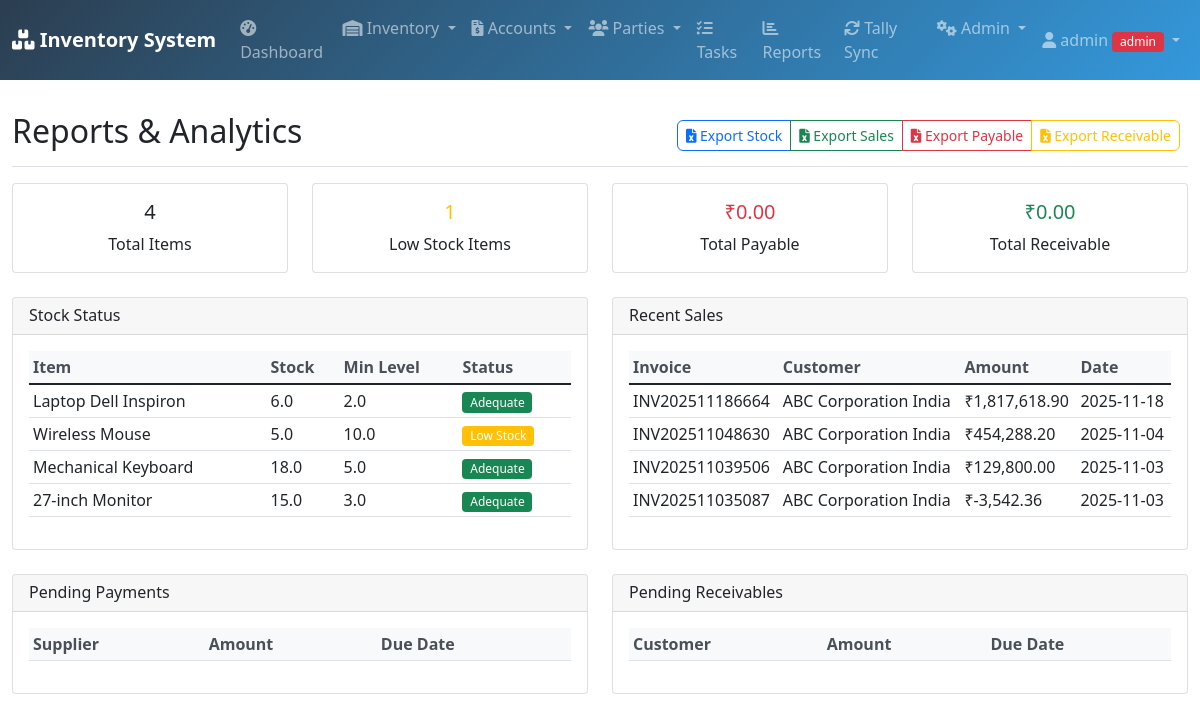
Screenshot of /reports (signed in) with the database file from the repository.
### database.py (models this page shows, shortened)
class User(UserMixin, db.Model):
    id = db.Column(db.Integer, primary_key=True)
    username = db.Column(db.String(80), unique=True, nullable=False)
    password = db.Column(db.String(120), nullable=False)
    role = db.Column(db.String(20), default='user')
    email = db.Column(db.String(120))
    phone = db.Column(db.String(20))
    created_date = db.Column(db.DateTime, default=datetime.utcnow)
    is_active = db.Column(db.Boolean, default=True)

class Item(db.Model):
    id = db.Column(db.Integer, primary_key=True)
    name = db.Column(db.String(100), nullable=False)
    sku = db.Column(db.String(50), unique=True, nullable=False)
    category = db.Column(db.String(50))
    current_stock = db.Column(db.Float, default=0)
    min_stock_level = db.Column(db.Float, default=5)
    cost_price = db.Column(db.Float, nullable=False)
    selling_price = db.Column(db.Float, nullable=False)
    created_date = db.Column(db.DateTime, default=datetime.utcnow)
    tally_synced = db.Column(db.Boolean, default=False)
    tally_guid = db.Column(db.String(100))

class SalesOrder(db.Model):
    id = db.Column(db.Integer, primary_key=True)
    customer_id = db.Column(db.Integer, db.ForeignKey('customer.id'), nullable=False)
    employee_id = db.Column(db.Integer, db.ForeignKey('employee.id'), nullable=False)
    invoice_number = db.Column(db.String(100), unique=True, nullable=False)
    sale_date = db.Column(db.DateTime, default=datetime.utcnow)
    total_amount = db.Column(db.Float, default=0)
    gst_amount = db.Column(db.Float, default=0)
    discount = db.Column(db.Float, default=0)
    status = db.Column(db.String(20), default='pending')
    tally_synced = db.Column(db.Boolean, default=False)
    tally_voucher_no = db.Column(db.String(100))
    customer = db.relationship('Customer', backref='sales_orders')
    employee = db.relationship('Employee', backref='sales')
    items = db.relationship('SaleItem', backref='sales_order', cascade='all, delete-orphan')

class Customer(db.Model):
    id = db.Column(db.Integer, primary_key=True)
    name = db.Column(db.String(100), nullable=False)
    phone = db.Column(db.String(20))
    email = db.Column(db.String(100))
    address = db.Column(db.Text)
    gst_number = db.Column(db.String(50))
    credit_limit = db.Column(db.Float, default=0)
    tally_synced = db.Column(db.Boolean, default=False)
    tally_guid = db.Column(db.String(100))

### app.py (the view)
@app.route('/reports')
@login_required
def reports():
    try:
        stock_status = Item.query.all()
        payable_report = AccountsPayable.query.all()
        receivable_report = AccountsReceivable.query.all()
        sales_report = SalesOrder.query.order_by(SalesOrder.sale_date.desc()).limit(10).all()
        tasks_report = WorkerTask.query.order_by(WorkerTask.assigned_date.desc()).limit(10).all()
        total_items = Item.query.count()
        low_stock_count = StockAlert.query.filter_by(resolved=False).count()
        total_payable = db.session.query(db.func.sum(AccountsPayable.amount)).filter_by(status='pending').scalar() or 0
        total_receivable = db.session.query(db.func.sum(AccountsReceivable.amount)).filter_by(status='pending').scalar() or 0
        return render_template('reports.html',
                             stock_status=stock_status,
                             payable_report=payable_report,
                             receivable_report=receivable_report,
                             sales_report=sales_report,
                             tasks_report=tasks_report,
                             total_items=total_items,
                             low_stock_count=low_stock_count,
                             total_payable=total_payable,
                             total_receivable=total_receivable,
                             format_currency=format_currency)
    except Exception as e:
        flash(f'Error loading reports: {str(e)}', 'danger')
        return render_template('reports.html',
                             stock_status=[],
                             payable_report=[],
                             receivable_report=[],
                             sales_report=[],
                             tasks_report=[],
                             total_items=0,
                             low_stock_count=0,
                             total_payable=0,
                             total_receivable=0,
                             format_currency=format_currency)

### app.py (called while the page is built)
@login_manager.user_loader
def load_user(user_id):
    return User.query.get(int(user_id))

def format_currency(amount):
    return f"₹{amount:,.2f}"

### templates/reports.html (shortened to what this page needs)
{% extends "base.html" %}
{% block content %}
<div class="d-flex justify-content-between flex-wrap flex-md-nowrap align-items-center pt-3 pb-2 mb-3 border-bottom">
    <h1 class="h2">Reports & Analytics</h1>
    <div class="btn-toolbar mb-2 mb-md-0">
        <div class="btn-group me-2">
            <a href="{{ url_for('export_excel', report_type='stock') }}" class="btn btn-sm btn-outline-primary">
                <i class="fas fa-file-excel"></i> Export Stock
            </a>
            <a href="{{ url_for('export_excel', report_type='sales') }}" class="btn btn-sm btn-outline-success">
                <i class="fas fa-file-excel"></i> Export Sales
            </a>
            <a href="{{ url_for('export_excel', report_type='payable') }}" class="btn btn-sm btn-outline-danger">
                <i class="fas fa-file-excel"></i> Export Payable
            </a>
            <a href="{{ url_for('export_excel', report_type='receivable') }}" class="btn btn-sm btn-outline-warning">
                <i class="fas fa-file-excel"></i> Export Receivable
            </a>
        </div>
    </div>
</div>
<div class="row mb-4">
    <div class="col-md-3">
        <div class="card text-center">
            <div class="card-body">
                <h5 class="card-title">{{ total_items }}</h5>
                <p class="card-text">Total Items</p>
            </div>
        </div>
    </div>
    <div class="col-md-3">
        <div class="card text-center">
            <div class="card-body">
                <h5 class="card-title text-warning">{{ low_stock_count }}</h5>
                <p class="card-text">Low Stock Items</p>
            </div>
        </div>
    </div>
    <div class="col-md-3">
        <div class="card text-center">
            <div class="card-body">
                <h5 class="card-title text-danger">{{ format_currency(total_payable) }}</h5>
                <p class="card-text">Total Payable</p>
            </div>
        </div>
    </div>
    <div class="col-md-3">
        <div class="card text-center">
            <div class="card-body">
                <h5 class="card-title text-success">{{ format_currency(total_receivable) }}</h5>
                <p class="card-text">Total Receivable</p>
            </div>
        </div>
    </div>
</div>
<div class="row">
    <div class="col-md-6">
        <div class="card">
            <div class="card-header">
                <h6 class="card-title mb-0">Stock Status</h6>
            </div>
            <div class="card-body">
                <div class="table-responsive">
                    <table class="table table-sm">
                        <thead>
                            <tr>
                                <th>Item</th>
                                <th>Stock</th>
                                <th>Min Level</th>
                                <th>Status</th>
                            </tr>
                        </thead>
                        <tbody>
                            {% for item in stock_status %}
                            <tr>
                                <td>{{ item.name }}</td>
                                <td>{{ item.current_stock }}</td>
                                <td>{{ item.min_stock_level }}</td>
                                <td>
                                    <span class="badge bg-{% if item.current_stock <= 0 %}danger{% elif item.current_stock <= item.min_stock_level %}warning{% else %}success{% endif %}">
                                        {% if item.current_stock <= 0 %}Out of Stock{% elif item.current_stock <= item.min_stock_level %}Low Stock{% else %}Adequate{% endif %}
                                    </span>
                                </td>
                            </tr>
                            {% endfor %}
                        </tbody>
                    </table>
                </div>
            </div>
        </div>
    </div>
    <div class="col-md-6">
        <div class="card">
            <div class="card-header">
                <h6 class="card-title mb-0">Recent Sales</h6>
            </div>
            <div class="card-body">
                <div class="table-responsive">
                    <table class="table table-sm">
                        <thead>
                            <tr>
                                <th>Invoice</th>
                                <th>Customer</th>
                                <th>Amount</th>
                                <th>Date</th>
                            </tr>
                        </thead>
                        <tbody>
                            {% for sale in sales_report %}
                            <tr>
                                <td>{{ sale.invoice_number }}</td>
                                <td>{{ sale.customer.name if sale.customer else 'N/A' }}</td>
                                <td>{{ format_currency(sale.total_amount) }}</td>
                                <td>{{ sale.sale_date.strftime('%Y-%m-%d') if sale.sale_date else 'N/A' }}</td>
                            </tr>
                            {% endfor %}
                        </tbody>
                    </table>
                </div>
            </div>
        </div>
    </div>
</div>
<div class="row mt-4">
    <div class="col-md-6">
        <div class="card">
            <div class="card-header">
                <h6 class="card-title mb-0">Pending Payments</h6>
            </div>
            <div class="card-body">
                <div class="table-responsive">
                    <table class="table table-sm">
                        <thead>
                            <tr>
                                <th>Supplier</th>
                                <th>Amount</th>
                                <th>Due Date</th>
                            </tr>
                        </thead>
                    </table>
                </div>
            </div>
        </div>
    </div>
    <div class="col-md-6">
        <div class="card">
            <div class="card-header">
                <h6 class="card-title mb-0">Pending Receivables</h6>
            </div>
            <div class="card-body">
                <div class="table-responsive">
                    <table class="table table-sm">
                        <thead>
                            <tr>
                                <th>Customer</th>
                                <th>Amount</th>
                                <th>Due Date</th>
                            </tr>
                        </thead>
                    </table>
                </div>
            </div>
        </div>
    </div>
</div>
{% endblock %}

### templates/base.html (shortened to what this page needs)
<!DOCTYPE html>
<html lang="en">
<head>
    <link href="https://cdn.jsdelivr.net/npm/bootstrap@5.1.3/dist/css/bootstrap.min.css" rel="stylesheet">
    <link href="https://cdnjs.cloudflare.com/ajax/libs/font-awesome/6.0.0/css/all.min.css" rel="stylesheet">
    <link href="{{ url_for('static', filename='style.css') }}" rel="stylesheet">
</head>
<body>
    <nav class="navbar navbar-expand-lg navbar-dark bg-dark">
        <div class="container-fluid">
            <a class="navbar-brand" href="{{ url_for('dashboard') }}">
                <i class="fas fa-boxes"></i> Inventory System
            </a>
            <div class="collapse navbar-collapse" id="navbarNav">
                <ul class="navbar-nav me-auto">
                    {% if current_user.is_authenticated %}
                    <li class="nav-item">
                        <a class="nav-link" href="{{ url_for('dashboard') }}">
                            <i class="fas fa-tachometer-alt"></i> Dashboard
                        </a>
                    </li>
                    <li class="nav-item dropdown">
                        <a class="nav-link dropdown-toggle" href="#" id="inventoryDropdown" role="button" data-bs-toggle="dropdown">
                            <i class="fas fa-warehouse"></i> Inventory
                        </a>
                    </li>
                    <li class="nav-item dropdown">
                        <a class="nav-link dropdown-toggle" href="#" id="accountsDropdown" role="button" data-bs-toggle="dropdown">
                            <i class="fas fa-file-invoice-dollar"></i> Accounts
                        </a>
                    </li>
                    <li class="nav-item dropdown">
                        <a class="nav-link dropdown-toggle" href="#" id="partiesDropdown" role="button" data-bs-toggle="dropdown">
                            <i class="fas fa-users"></i> Parties
                        </a>
                    </li>
                    <li class="nav-item">
                        <a class="nav-link" href="{{ url_for('tasks') }}">
                            <i class="fas fa-tasks"></i> Tasks
                        </a>
                    </li>
                    <li class="nav-item">
                        <a class="nav-link" href="{{ url_for('reports') }}">
                            <i class="fas fa-chart-bar"></i> Reports
                        </a>
                    </li>
                    <li class="nav-item">
                        <a class="nav-link" href="{{ url_for('tally_sync') }}">
                            <i class="fas fa-sync"></i> Tally Sync
                        </a>
                    </li>
                    {% if current_user.role == 'admin' %}
                    <li class="nav-item dropdown">
                        <a class="nav-link dropdown-toggle" href="#" id="adminDropdown" role="button" data-bs-toggle="dropdown">
                            <i class="fas fa-cogs"></i> Admin
                        </a>
                    </li>
                    {% endif %}
                    {% endif %}
                </ul>
                <ul class="navbar-nav">
                    {% if current_user.is_authenticated %}
                    <li class="nav-item dropdown">
                        <a class="nav-link dropdown-toggle" href="#" id="userDropdown" role="button" data-bs-toggle="dropdown">
                            <i class="fas fa-user"></i> {{ current_user.username }}
                            <span class="badge bg-{% if current_user.role == 'admin' %}danger{% else %}info{% endif %}">
                                {{ current_user.role }}
                            </span>
                        </a>
                    </li>
                    {% else %}
                    <li class="nav-item">
                        <a class="nav-link" href="{{ url_for('login') }}">
                            <i class="fas fa-sign-in-alt"></i> Login
                        </a>
                    </li>
                    {% endif %}
                </ul>
            </div>
        </div>
    </nav>
    <div class="container-fluid mt-3">
        {% block content %}{% endblock %}
    </div>
</body>
</html>

### static/style.css (style rules this page uses)
.table th { border-top: none; font-weight: 600; color: #495057; background-color: #f8f9fa; }
.badge { font-size: 0.75em; font-weight: 500; }
.btn { border-radius: 0.375rem; font-weight: 500; transition: all 0.2s; }
.navbar-brand { font-weight: 700; }
.navbar-dark { background: linear-gradient(135deg, #2c3e50 0%, #3498db 100%) !important; }

### rows the page displays
User: username "admin", role "admin"
Item: name "Laptop Dell Inspiron", current_stock "6.0", min_stock_level "2.0", shows "Adequate"
Item: name "Wireless Mouse", current_stock "5.0", min_stock_level "10.0", shows "Low Stock"
Item: name "Mechanical Keyboard", current_stock "18.0", min_stock_level "5.0", shows "Adequate"
Item: name "27-inch Monitor", current_stock "15.0", min_stock_level "3.0", shows "Adequate"
SalesOrder: invoice_number "INV202511186664", customer "ABC Corporation India", total_amount "₹1,817,618.90", sale_date "2025-11-18"
SalesOrder: invoice_number "INV202511048630", customer "ABC Corporation India", total_amount "₹454,288.20", sale_date "2025-11-04"
SalesOrder: invoice_number "INV202511039506", customer "ABC Corporation India", total_amount "₹129,800.00", sale_date "2025-11-03"
SalesOrder: invoice_number "INV202511035087", customer "ABC Corporation India", total_amount "₹-3,542.36", sale_date "2025-11-03"

### other values shown
{{ total_items }} "4"
{{ low_stock_count }} "1"
